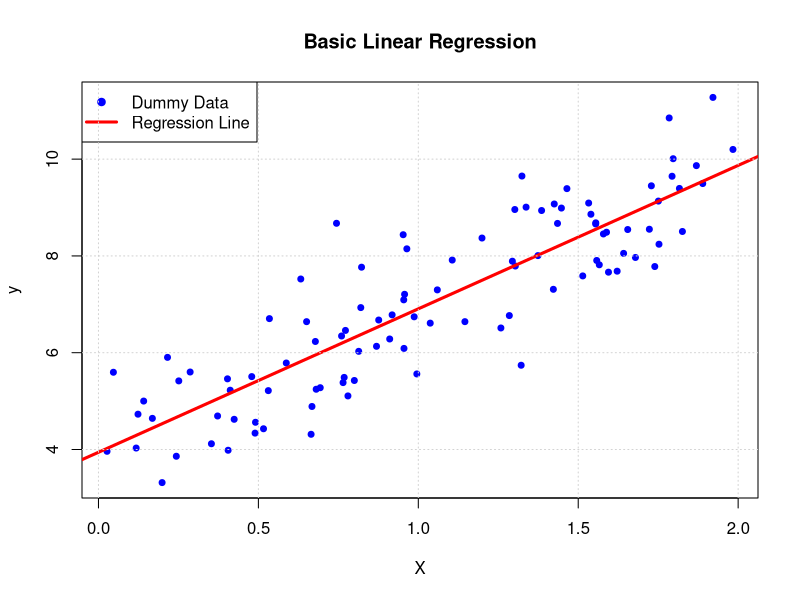

Recreate this plot in R.
# 1. Mock up dummy data
set.seed(0) # for reproducibility
X <- 2 * runif(100, min = 0, max = 1) # Generate 100 random numbers between 0 and 1, then scale to 0 and 2
y <- 4 + 3 * X + rnorm(100) # y = 4 + 3x + noise (rnorm generates standard normal noise)

cat("Dummy Data Generated:\n")
cat("First 5 X values:\n", head(X, 5), "\n")
cat("First 5 y values:\n", head(y, 5), "\n")

# 2. Fit a linear regression model
# In R, we use the lm() function for linear models
model <- lm(y ~ X)

# 3. Print the model\'s coefficients
cat("\nLinear Regression Model Fitted:\n")
cat("Intercept (b0):", coef(model)[["(Intercept)"]], "\n")
cat("Coefficient (b1):", coef(model)[["X"]], "\n")

# 4. Make predictions
X_new <- data.frame(X = c(0, 2)) # Create a data frame for new predictions
y_pred <- predict(model, newdata = X_new)
cat("\nPredictions for X = [0, 2]:\n")
cat(y_pred, "\n")

# Optional: Plot the data and the regression line
plot(X, y,
     main = "Basic Linear Regression",
     xlab = "X",
     ylab = "y",
     col = "blue",
     pch = 19, # Plotting character (solid circle)
     cex = 0.8) # Character expansion (size of points)

abline(model, col = "red", lwd = 3) # Add the regression line

legend("topleft",
       legend = c("Dummy Data", "Regression Line"),
       col = c("blue", "red"),
       lwd = c(NA, 3), # No line for dummy data points
       pch = c(19, NA)) # No point for regression line

grid() # Add a grid
